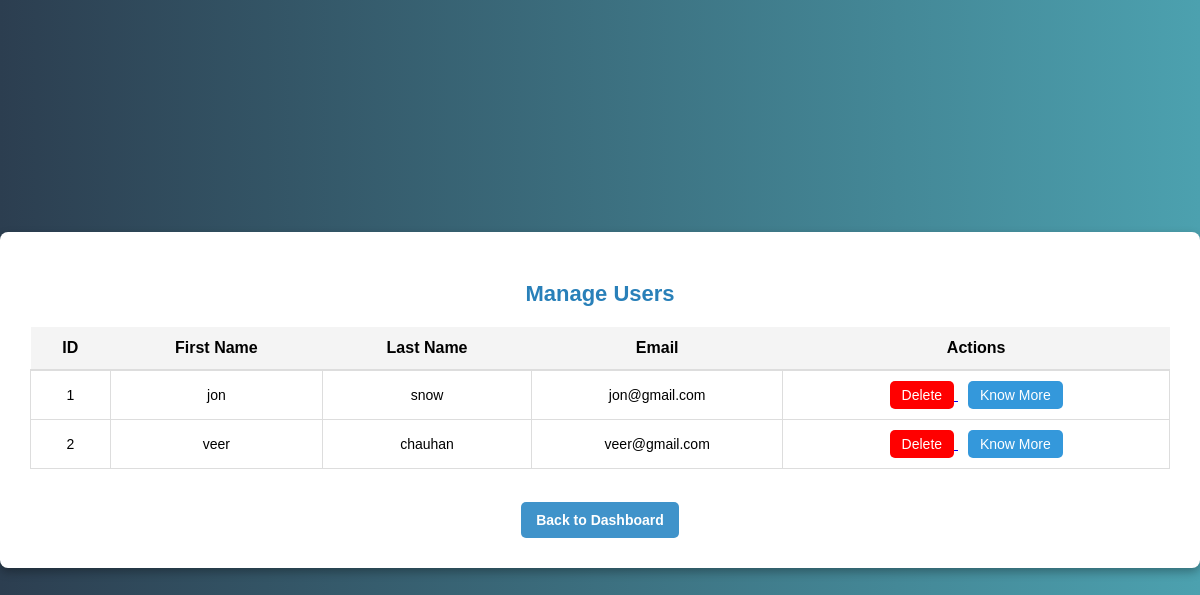
The app's page /admin/manage_users.php (signed in) with its own data.
### tables this page shows
CREATE TABLE `users` (
  `id` int(11) NOT NULL,
  `firstName` varchar(255) NOT NULL,
  `lastName` varchar(255) NOT NULL,
  `email` varchar(255) NOT NULL,
  `password` varchar(255) NOT NULL,
  `age` int(11) DEFAULT NULL CHECK (`age` >= 18),
  `phone` varchar(15) NOT NULL CHECK (`phone` regexp '^[0-9]{10,15}$'),
  `created_at` timestamp NOT NULL DEFAULT current_timestamp()
);

### admin/manage_users.php (the view, shortened to what this page needs)
<?php
$servername = "localhost";
$username = "root";
$password = "";
$dbname = "bus_booking";
$conn = new mysqli($servername, $username, $password, $dbname);
$sql = "SELECT id, firstName, lastName, email FROM users";
$result = $conn->query($sql);
?>
<!DOCTYPE html>
<html>
<head>
</head>
<body>
    <div class="manage-users-container">
        <h2 class="manage-users-title">Manage Users</h2>
        <table class="users-table">
            <tr>
                <th class="table-header">ID</th>
                <th class="table-header">First Name</th>
                <th class="table-header">Last Name</th>
                <th class="table-header">Email</th>
                <th class="table-header">Actions</th>
            </tr>
            <?php while ($row = $result->fetch_assoc()) { ?>
                <tr>
                    <td class="table-data"><?php echo $row['id']; ?></td>
                    <td class="table-data"><?php echo $row['firstName']; ?></td>
                    <td class="table-data"><?php echo $row['lastName']; ?></td>
                    <td class="table-data"><?php echo $row['email']; ?></td>
                    <td class="table-data">
                        <a href="manage_users.php?delete_id=<?php echo $row['id']; ?>"
                            onclick="return confirm('Are you sure you want to delete this user?');">
                            <button class="delete-btn">Delete</button>
                        </a>
                        <a href="user_details.php?user_id=<?php echo $row['id']; ?>">
                            <button class="know-more-btn">Know More</button>
                        </a>
                    </td>
                </tr>
            <?php } ?>
        </table>
        <br>
        <a href="admin_dashboard.php" class="back-btn">Back to Dashboard</a>
    </div>
</body>
</html>

### admin/manage_users.php (style rules this page uses)
body { font-family: Arial, sans-serif; background: linear-gradient(to right, #2c3e50, #4ca1af); display: flex; justify-content: center; align-items: center; height: 100vh; margin: 0; }
.manage-users-container { width: 1200px; background: white; padding: 30px; border-radius: 8px; box-shadow: 0px 4px 10px rgba(0, 0, 0, 0.3); text-align: center; }
.manage-users-title { font-size: 22px; font-weight: bold; color: #2980b9; margin-bottom: 20px; }
.users-table { width: 100%; border-collapse: collapse; margin-top: 10px; }
.table-header { background: #f4f4f4; padding: 12px; font-size: 16px; font-weight: bold; border-bottom: 2px solid #ddd; }
.table-data { padding: 10px; border: 1px solid #ddd; font-size: 14px; }
.delete-btn, .know-more-btn { padding: 6px 12px; border: none; border-radius: 5px; font-size: 14px; cursor: pointer; transition: 0.3s; }
.delete-btn { background: red; color: white; }
.know-more-btn { background: #3498db; color: white; margin-left: 5px; }
.back-btn { display: inline-block; padding: 10px 15px; text-decoration: none; background:rgb(64, 147, 202); color: white; border-radius: 5px; font-size: 14px; font-weight: bold; margin-top: 15px; transition: 0.3s; }
.know-more-btn { margin-left: 10px; }

### records on screen
users: id "1", firstName "jon", lastName "snow", email "jon@gmail.com"
users: id "2", firstName "veer", lastName "chauhan", email "veer@gmail.com"
